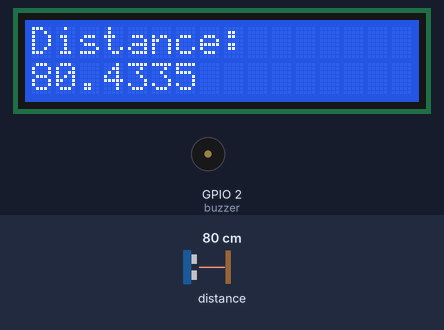
The program below on a simulated ESP32 board running MicroPython. Shown: 16×2 character LCD, buzzer (waves = sounding, pin HIGH). Wiring (from the project's diagram.json): buzzer on GPIO 2. Inputs (shaded band) come from the test bench; at power-on: distance to the obstacle 80 cm. The echo pulse lasts 58.3 µs per cm; library files of the repository ran but are not shown: lcd_api.py, i2c_lcd.py; pins used as bus, display or sensor lines are not drawn; what the program prints to the serial console is not drawn.

Above: at 1.3 s.
1.4 s: distance to the obstacle set to 52 cm
At 4.4 s:
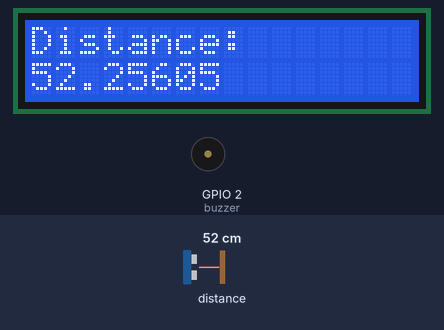
8.0 s: distance to the obstacle set to 44 cm
At 10.13 s:
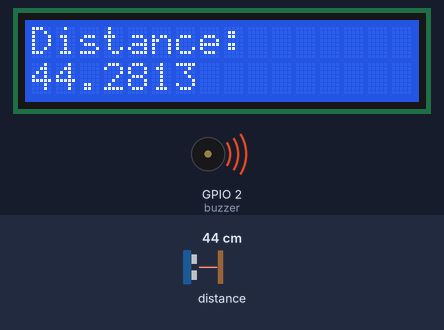
14.6 s: distance to the obstacle set to 2 cm
At 15.4 s:
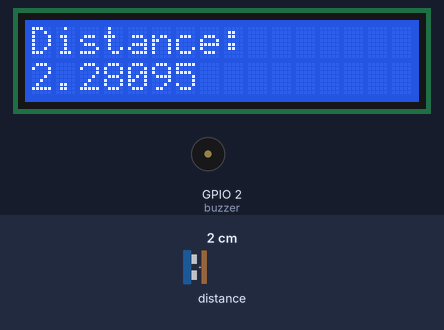
17.8 s: distance to the obstacle set to 120 cm
At 21.3 s:
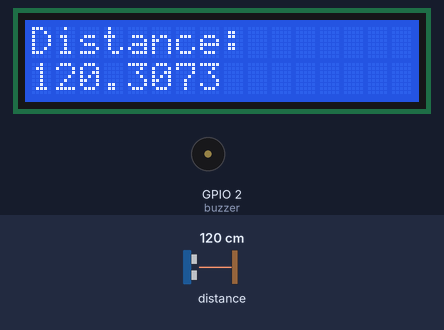
Timing chart, 0 to 22.8 s (numbered marks = the images above; inputs shaded):
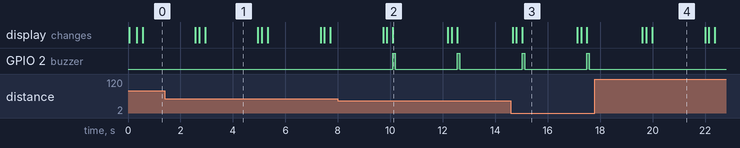

Measured:
- the behaviour switches between 50 and 49 cm on distance to the obstacle (found by bisection; images 1 and 2)
- after the input at 8.0 s, GPIO 2 (buzzer): alternates HIGH for 0.10 s and LOW for 2.4 s, starting after 2.1 s
- after the input at 17.8 s, GPIO 2 (buzzer): stops changing and stays LOW
- what the display in image 1 shows lasts 2.1 s, from 2.9 s to 5.0 s
- what the display in image 2 shows lasts 2.1 s, from 10.1 s to 12.2 s

The program:

main.py
```python
import time
import dht
from machine import Pin, SoftI2C
from lcd_api import LcdApi
from i2c_lcd import I2cLcd


TRIGGER_PIN = 15
ECHO_PIN = 0
BUZZER_PIN = 2


trigger = Pin(TRIGGER_PIN, Pin.OUT)
echo = Pin(ECHO_PIN, Pin.IN)
buzzer = Pin(BUZZER_PIN, Pin.OUT)
sensor = dht.DHT22(Pin(14))
i2c_addr = 0x27
totalRows = 2
totalColumns = 16
i2c = SoftI2C(scl=Pin(23), sda=Pin(21), freq=10000)
lcd = I2cLcd(i2c, i2c_addr, totalRows, totalColumns)
lcd.putstr("Hello")
h = -1

def produce_sound():
    buzzer.value(1)
    time.sleep(0.1)
    buzzer.value(0)

def get_distance():
    trigger.value(0)
    time.sleep(0.000002)
    trigger.value(1)
    time.sleep(0.00001)
    trigger.value(0)

    timeout = time.ticks_ms() + 100
    start_time = time.ticks_us()
    while echo.value() == 0:
        start_time = time.ticks_us()
        if time.ticks_ms() > timeout:
            print("Echo not received!")
            return -1

    timeout = time.ticks_ms() + 100
    while echo.value() == 1:
        end_time = time.ticks_us()
        if time.ticks_ms() > timeout:
            print("Echo signal too long!")
            return -1

    duration = time.ticks_diff(end_time, start_time)
    distance = duration * 0.0343 / 2
    return distance

while True:
    distance = get_distance()
    if distance >= 0:
        print(f"Distance: {distance:.2f} cm")
        time.sleep(0.001)
        lcd.clear()
        lcd.putstr("Distance:       ")
        lcd.putstr(str(distance))

        if distance < 50:
            produce_sound()

    time.sleep(2)
```
